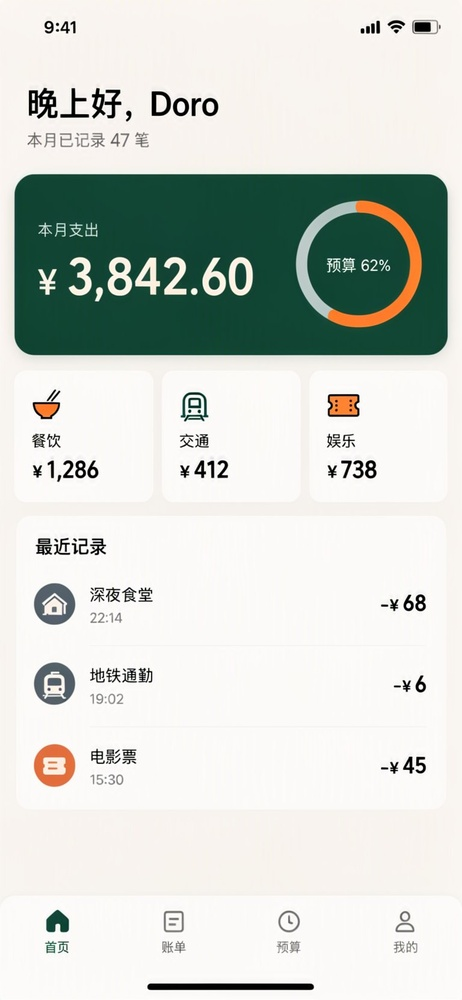
#> input picture 11_版式化文生图/samples/app_ui.jpg, 462 x 1000 px, shrunk from 768 x 1664 before the run
$ python light_audit.py '../11_版式化文生图/samples/app_ui.jpg'
#> lines starting #> are read from the running program, lines starting #| are printed output that depends on the picture
# -*- coding: utf-8 -*-
"""明度审计（light audit）：对单图或目录批量输出"亮不亮、干净不干净"的客观指标。

场景（model-eval-to-publish 流程实测沉淀）：
  - 封面/海报类产物的"阴森感"验收：AI 生成的排版封面若让模型自选照片主体，
    深色照片可能占半幅压垮整体色调（实测：黑板照片致深色占比 26.5%，换
    亮色主体 + 明度约束后 1.7%–4.7%）。
  - 与"纸底 + 墨字 + 朱红点缀"的既定视觉语言对齐验收：纸底占比、深色占比
    是两个一票否决级指标。

指标（与 04_结果分析/README 指标口径互补，本表为"版面明度"口径）：
  lum          平均亮度（0.299/0.587/0.114 加权）
  dark%        深色占比：亮度 < 0.15 的像素（阴森探测器，封面建议 < 8%）
  paper%       纸底占比：R>0.85 & G>0.82 & B>0.75（暖白纸底）
  clip_hi%     高光截断：亮度 > 0.985（过曝；排版封面建议 < 5%）
  clip_lo%     暗部死黑：亮度 < 0.02
  sat          平均饱和度（HSV 近似）
  top_text%    顶部 --top-band 区域内亮度 < 0.4 的像素占比（标题/模型名
               大字带的"醒目度"量化；实测 23%–35% 为醒目区间）

用法：
    python light_audit.py img.png [img2.png ...]
    python light_audit.py some_dir/ --fail-dark 0.10
    python light_audit.py cover.png --top-band 0.25

--fail-dark N：任意图 dark% > N 时退出码 2（可接 CI / 批量闸门）。
依赖：Pillow + numpy。
"""
import argparse, json, sys
from pathlib import Path
import numpy as np
from PIL import Image


def audit(path, top_band=0.25):
#> called with top_band = 0.25
    a = np.asarray(Image.open(path).convert("RGB"), dtype=np.float32) / 255.0
    L = 0.299*a[..., 0] + 0.587*a[..., 1] + 0.114*a[..., 2]
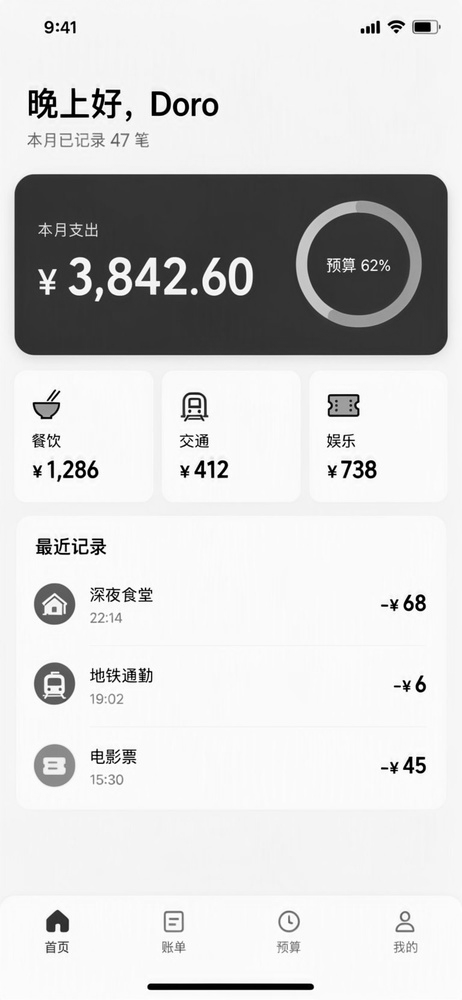
#> L: shape (1000, 462) float32; min 0, max 1, mean 0.829
    mx, mn = a.max(2), a.min(2)
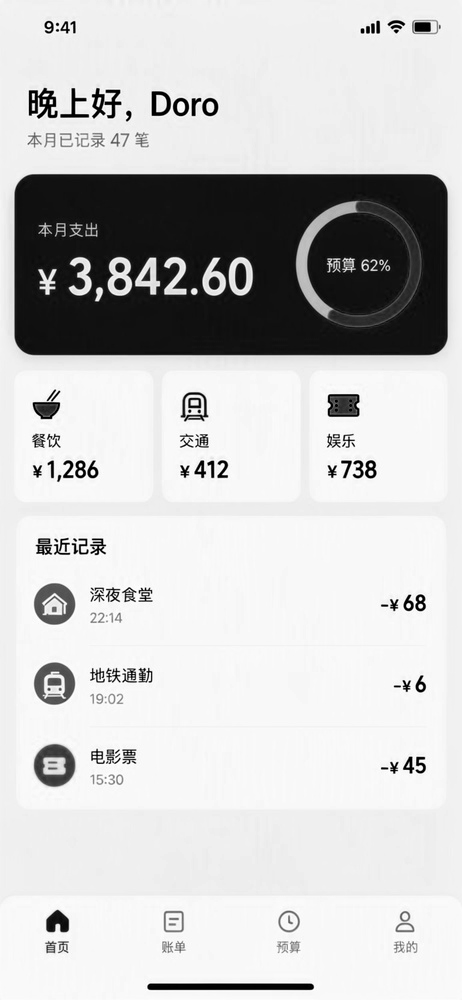
#> mn: shape (1000, 462) float32; min 0, max 1, mean 0.793
    sat = np.where(mx > 0, (mx-mn)/(mx+1e-6), 0)
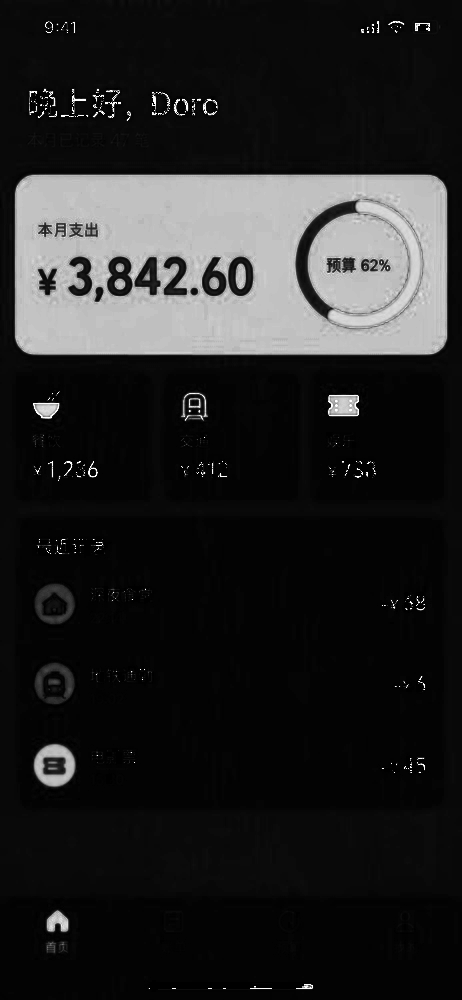
#> sat: shape (1000, 462) float32; min 0, max 1, mean 0.143
    paper = ((a[..., 0] > 0.85) & (a[..., 1] > 0.82) & (a[..., 2] > 0.75)).mean()
#> paper = 0.797
    top = L[:max(1, int(L.shape[0]*top_band))]
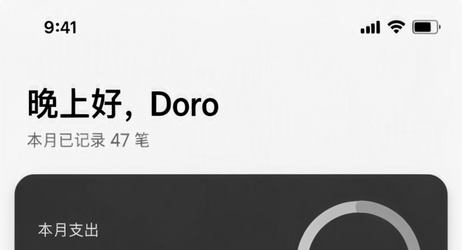
#> top: shape (250, 462) float32; min 0, max 1, mean 0.733
    return {
        "file": str(path),
        "lum": round(float(L.mean()), 3),
        "dark%": round(float((L < 0.15).mean())*100, 1),
        "paper%": round(float(paper)*100, 1),
        "clip_hi%": round(float((L > 0.985).mean())*100, 2),
        "clip_lo%": round(float((L < 0.02).mean())*100, 2),
        "sat": round(float(sat.mean()), 3),
        "top_text%": round(float((top < 0.4).mean())*100, 1),
    }


def main():
    ap = argparse.ArgumentParser(description="明度审计：亮度/深色/纸底/高光截断/顶部文字像素")
    ap.add_argument("paths", nargs="+", help="图片文件或目录")
    ap.add_argument("--top-band", type=float, default=0.25, help="顶部区域高度占比（默认 0.25）")
    ap.add_argument("--fail-dark", type=float, default=None,
                    help="任意图 dark%% 超过该值则退出码 2（如 0.10 表示 10%%）")
    ap.add_argument("--json", action="store_true", help="输出 JSON 数组（供脚本消费）")
    a = ap.parse_args()
    files = []
    for p in a.paths:
        pp = Path(p)
        if pp.is_dir():
            files += sorted(list(pp.glob("*.png")) + list(pp.glob("*.jpg")) + list(pp.glob("*.jpeg")))
        else:
            files.append(pp)
    if not files:
        print("no images found"); sys.exit(1)
    rows = [audit(f, a.top_band) for f in files]
#> rows = 1 item
    if a.json:
        print(json.dumps(rows, ensure_ascii=False, indent=1))
    else:
        head = ["file", "lum", "dark%", "paper%", "clip_hi%", "clip_lo%", "sat", "top_text%"]
        print("\t".join(head))
        for r in rows:
            print("\t".join(str(r[k]) for k in head))
#> this loop made 1 pass
#| ../11_版式化文生图/samples/app_ui.jpg	0.829	1.0	79.7	3.12	0.66	0.143	28.0
    if a.fail_dark is not None:
        bad = [r for r in rows if r["dark%"] > a.fail_dark*100]
        if bad:
            print(f"FAIL dark% > {a.fail_dark:.0%}: " + ", ".join(r["file"] for r in bad), file=sys.stderr)
            sys.exit(2)


if __name__ == "__main__":
    main()

$ run again, on 11_版式化文生图/samples/elevation.jpg
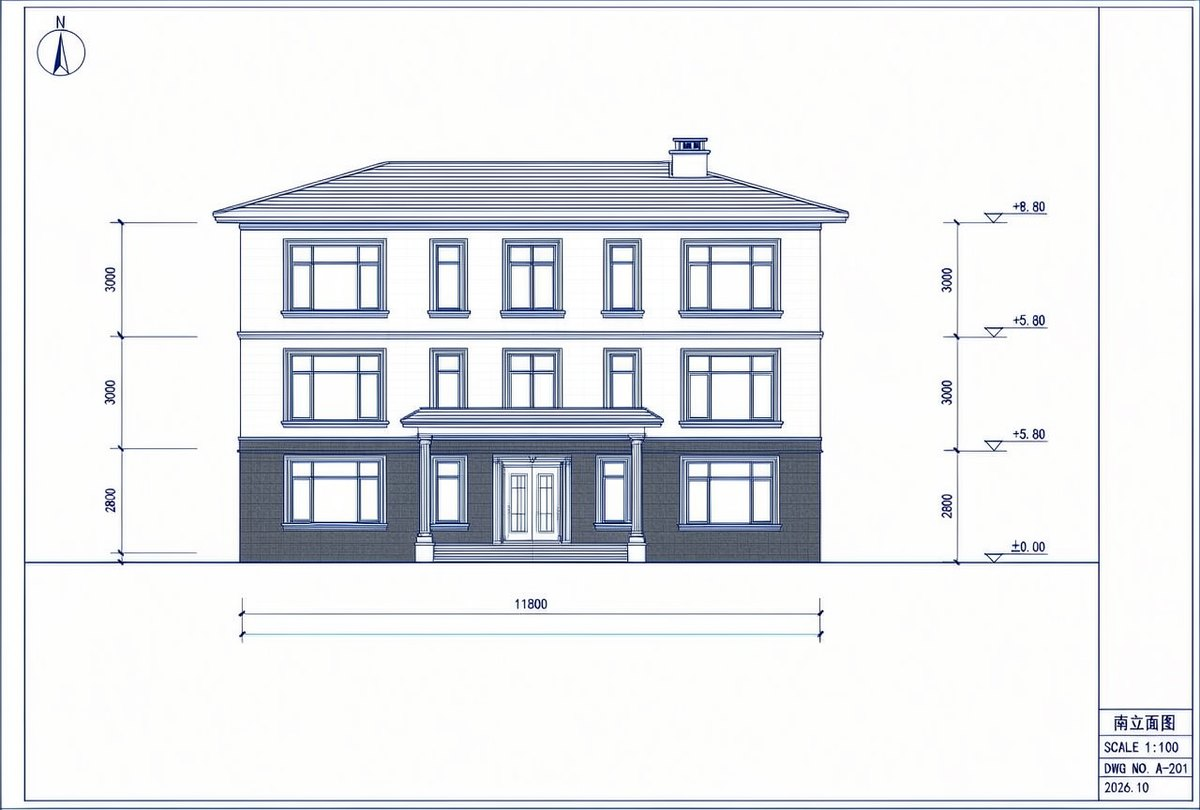
#> input picture 11_版式化文生图/samples/elevation.jpg, 1200 x 810 px
#> in audit, `sat = np.where(mx > 0, (mx-mn)/(mx+1e-6), 0)`:
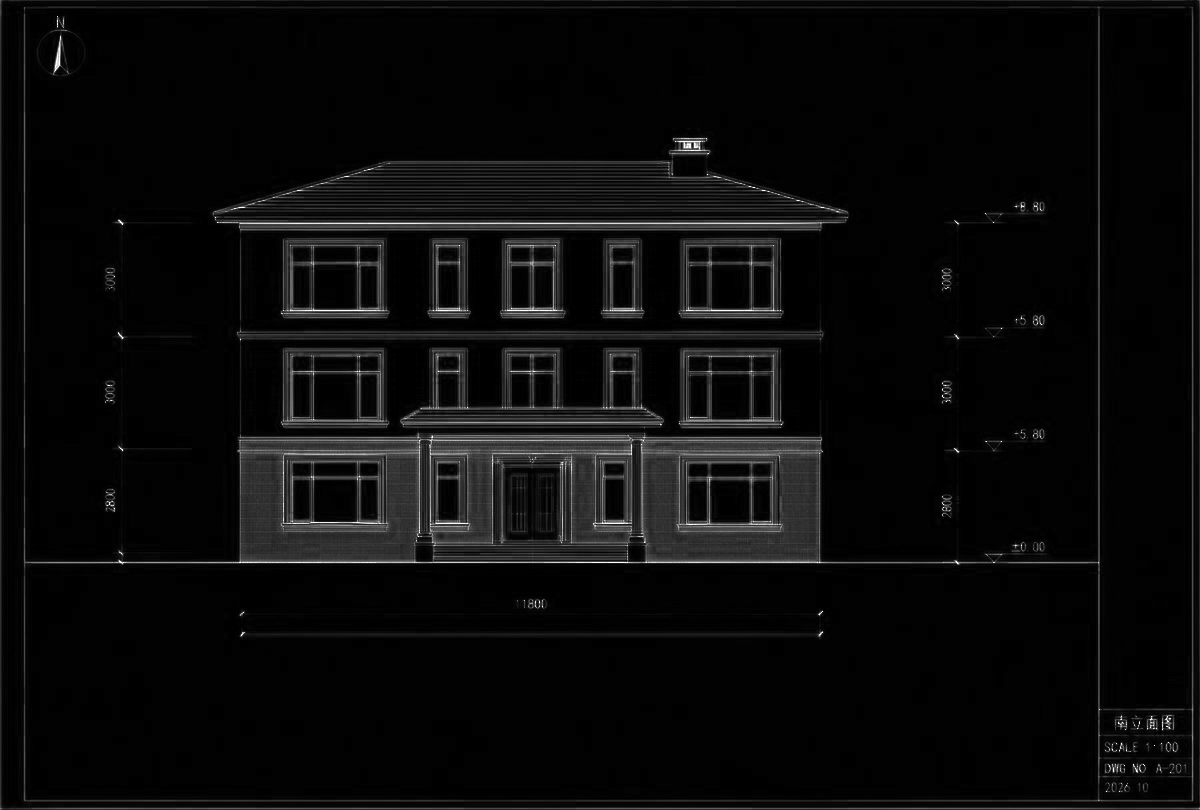
#> sat: shape (810, 1200) float32; min 0, max 1, mean 0.0432
#> paper = 0.842
#> in audit, `top = L[:max(1, int(L.shape[0]*top_band))]`:
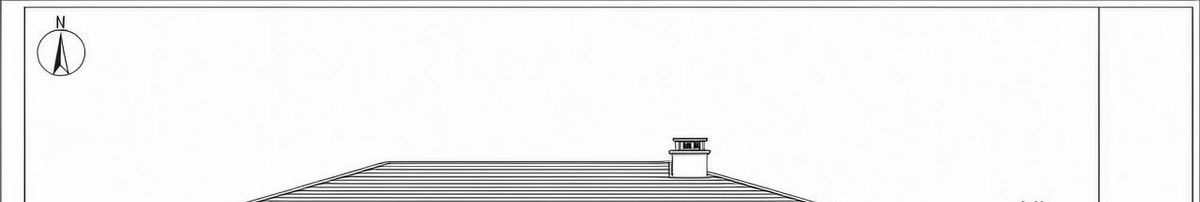
#> top: shape (202, 1200) float32; min 0.00715, max 1, mean 0.957
#> rows = 1 item
#> the loop in main, `for r in rows:` made 1 pass
#| ../11_版式化文生图/samples/elevation.jpg	0.912	0.4	84.2	76.36	0.01	0.043	2.3
